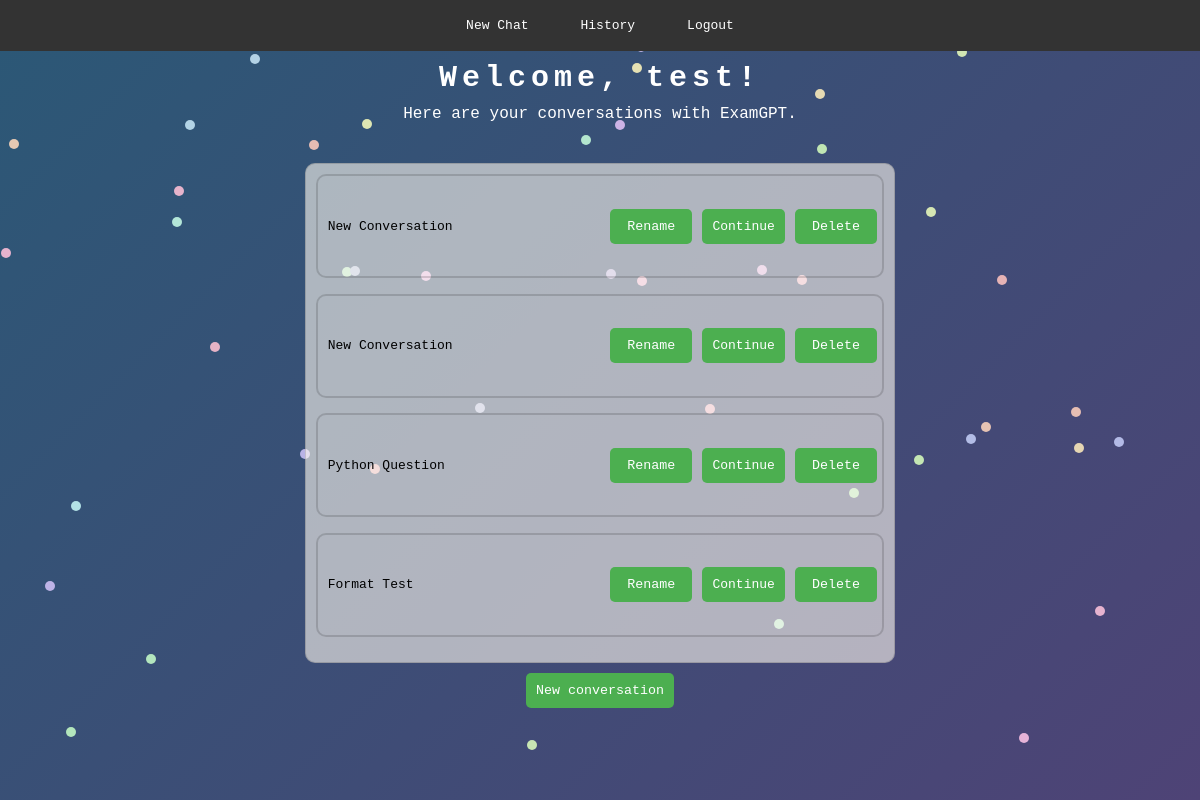
Before: /history (signed in) with the older database file.
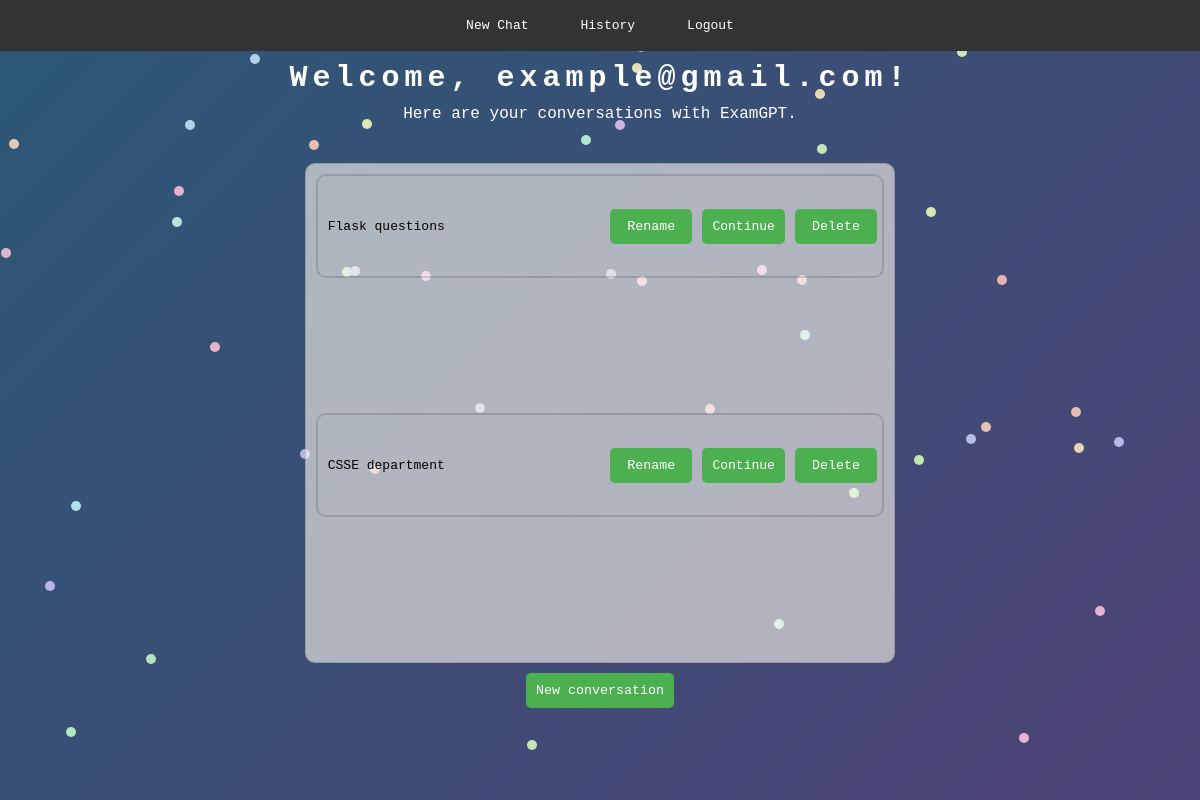
After: the same page with the newer database file.
### app/models.py (models this page shows, shortened)
class customer_data(UserMixin, db.Model):
    customer_id = db.Column(db.Integer, primary_key=True)
    email = db.Column(db.String(120), index=True, unique=True)
    password_hash = db.Column(db.String(128))
    conversations = db.relationship('conversation_data', backref='user', lazy='dynamic')

class conversation_data(db.Model):
    conversation_id = db.Column(db.Integer, primary_key=True)
    customer_id = db.Column(db.Integer, db.ForeignKey('customer_data.customer_id'))
    conversation_name = db.Column(db.String(128))

### app/__init__.py (the view)
@app.route('/history')
@login_required
def history():
    return render_template('history.html', email=current_user.email, conversations=current_user.conversations)

### app/models.py (called while the page is built)
@login.user_loader
def load_user(id):
    return customer_data.query.get(int(id))

### app/templates/history.html (shortened to what this page needs)
<!DOCTYPE html>
<html lang="en">
<head>
  <link rel="stylesheet" href="{{ url_for('static', filename='style.css') }}">
</head>
<body>
  <div class="background-particles"></div>
  <nav class="navbar">
    <a href="{{ url_for('home') }}">New Chat</a>
    <a href="{{ url_for('history') }}">History</a>
    {% if current_user.is_anonymous %}
    <a href="{{ url_for('login') }}">Login</a>
    {% else %}
    <a onclick="confirmLogout()" style="cursor: pointer;">Logout</a>
    {% endif %}
    </nav>
  <div class="body-width">
    <section class="welcome-section">
      <h1>Welcome, {{ email }}!</h1>
      <p>Here are your conversations with ExamGPT.</p>
    </section>
    <div class="history-container">
      {% for c in conversations%}
      <div class="history-conversation">
        <p>{{c['conversation_name']}}</p>
        <button class="history-rename-button" onclick="renameConversation( {{ c['conversation_id'] }}, this )">Rename</button>
        <a style="text-align: center" href="{{ url_for('chat', conversation_id=c['conversation_id']) }}">Continue</a>
        <button class="history-delete-button" onclick="deleteConversation( {{ c['conversation_id'] }}, this )">Delete</button>
      </div>
      {% endfor %}
    </div>
    <button class="new-conversation-button">New conversation</button>
  </div>
</body>
</html>

Changed rows visible on the page:
removed conversation_data: conversation_name "New Conversation"
removed conversation_data: conversation_name "New Conversation"
removed conversation_data: conversation_name "Python Question"
removed conversation_data: conversation_name "Format Test"
changed customer_data: email "test" → "example@gmail.com"
added conversation_data: conversation_name "Flask questions"
added conversation_data: conversation_name "CSSE department"
